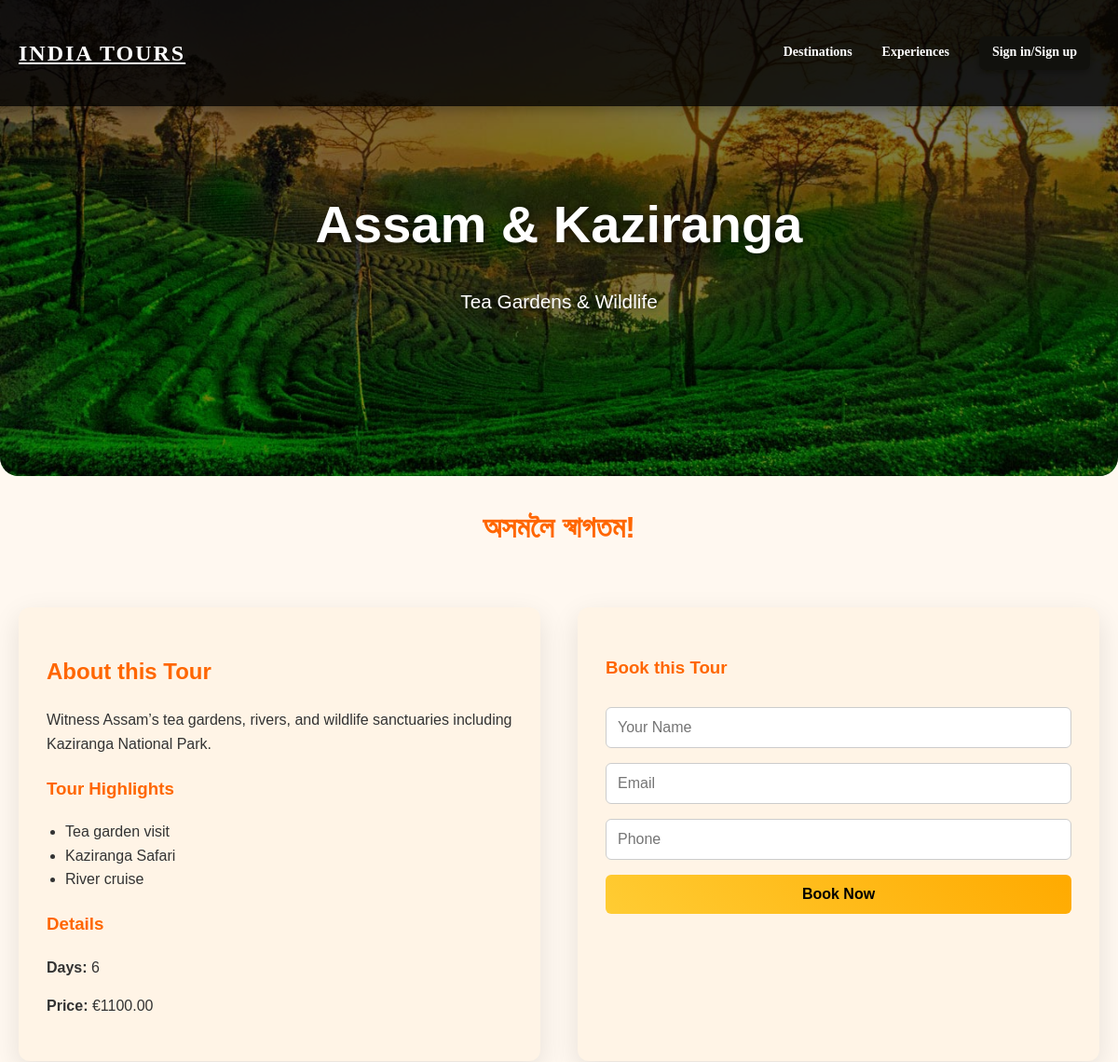
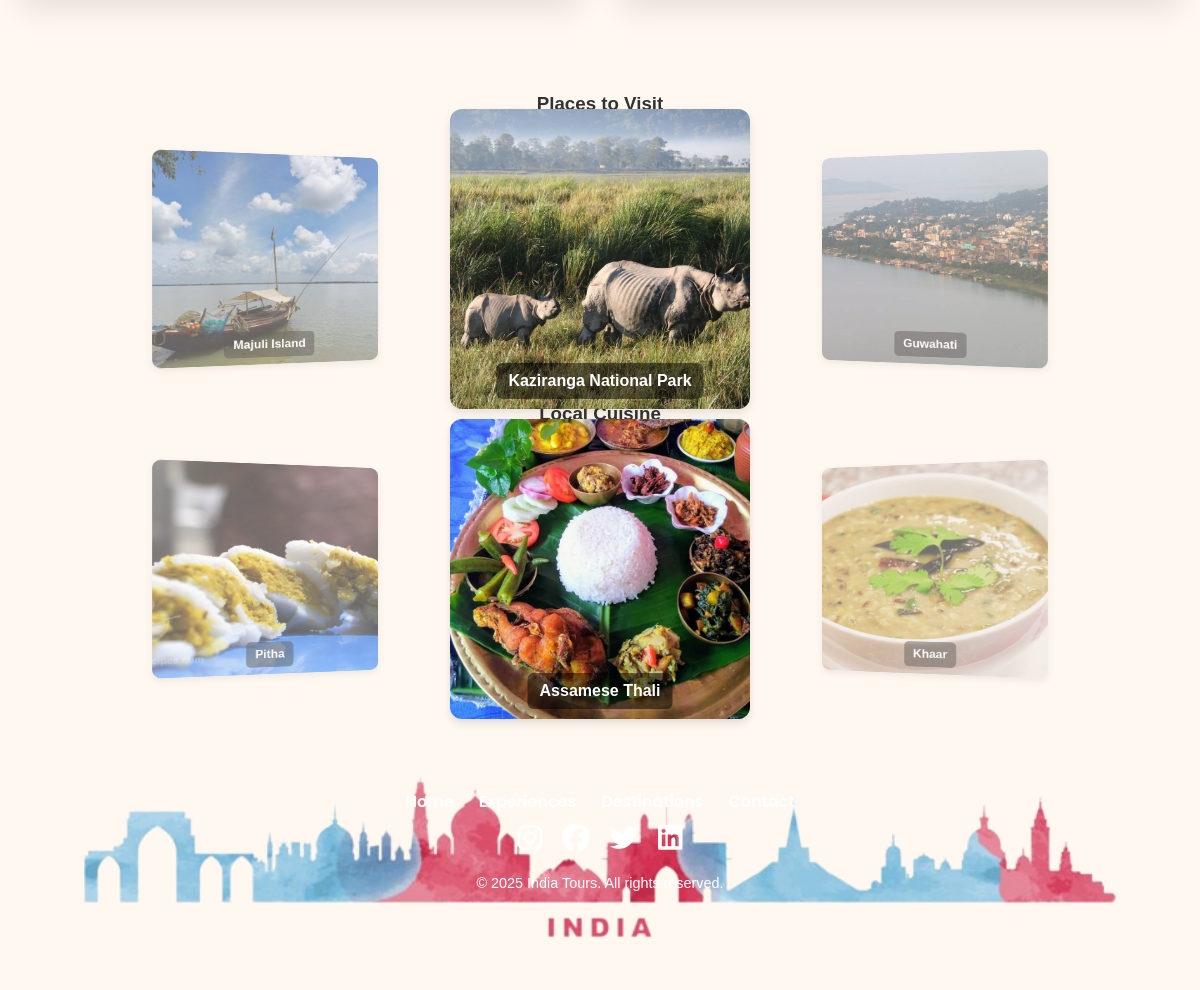
The app's page /place/5 with its own data (2 pictures, top to bottom).
### models.py (models this page shows)
class Tour(db.Model):
    id = db.Column(db.Integer, primary_key=True)
    title = db.Column(db.String(180), nullable=False)
    subtitle = db.Column(db.String(200), nullable=True)
    description = db.Column(db.Text, nullable=False)
    days = db.Column(db.Integer, default=3)
    img = db.Column(db.String(200), default="thumb-osaka.jpg", nullable=True)
    price = db.Column(db.Float, default=0.0)
    created_at = db.Column(db.DateTime, default=datetime.utcnow)
    highlights = db.Column(db.PickleType, default=[])
    places_to_visit = db.Column(db.PickleType, default=[])
    cuisine = db.Column(db.PickleType, default=[])
    history = db.Column(db.Text, nullable=True)
    gallery = db.Column(db.PickleType, default=[])
    welcome_msg = db.Column(db.String(300), default="Welcome!", nullable=True)
    hotels = db.relationship("Hotel", backref="tour", lazy=True)

### views/routes.py (the view)
@views_bp.route("/place/<int:tour_id>")
def place(tour_id):
    tour = Tour.query.get_or_404(tour_id)
    return render_template("place.html", tour=tour)

### templates/place.html (shortened to what this page needs)
{% extends "base.html" %}
{% block content %}
<section class="hero-section">
    <div class="hero-content">
        <h1>{{ tour.title }}</h1>
        <p>{{ tour.subtitle }}</p>
    </div>
</section>
<div id="welcome-msg">{{ tour.welcome_msg }}</div>
<div class="container tour-info">
    <div class="tour-info-left">
        <h2>About this Tour</h2>
        <p>{{ tour.description }}</p>
        {% if tour.highlights %}
        <h3>Tour Highlights</h3>
        <ul>
            {% for highlight in tour.highlights %}
            <li>{{ highlight }}</li>
            {% endfor %}
        </ul>
        {% endif %}
        <h3>Details</h3>
        <p><strong>Days:</strong> {{ tour.days }}</p>
        <p><strong>Price:</strong> €{{ "%.2f"|format(tour.price) }}</p>
    </div>
    <div class="tour-info-right">
        <h3>Book this Tour</h3>
        <form onsubmit="return submitPlaceBooking(event)">
            <input id="place_name" placeholder="Your Name" required>
            <input id="place_email" placeholder="Email">
            <input id="place_phone" placeholder="Phone">
            <button type="submit">Book Now</button>
        </form>
    </div>
</div>
{% if tour.places_to_visit %}
<h3 style="text-align:center;">Places to Visit</h3>
<div class="carousel-3d" id="places-carousel">
    {% for img in tour.gallery %}
    <div class="carousel-slide{% if loop.index0 == 0 %} active{% endif %}">
        <img src="{{ url_for('static', filename='images/' ~ img) }}" alt="Place Image">
        <div class="carousel-caption">{{ tour.places_to_visit[loop.index0] }}</div>
    </div>
    {% endfor %}
</div>
{% endif %}
{% if tour.cuisine %}
<h3 style="text-align:center;">Local Cuisine</h3>
<div class="carousel-3d" id="cuisine-carousel">
    {% for food in tour.cuisine %}
    <div class="carousel-slide{% if loop.index0 == 0 %} active{% endif %}">
        <img src="{{ url_for('static', filename='images/' ~ tour.img.split('.')[0] ~ '_food' ~ loop.index ~ '.jpg') }}" alt="Cuisine Image {{ loop.index }}">
        <div class="carousel-caption">{{ food }}</div>
    </div>
    {% endfor %}
</div>
{% endif %}
{% endblock %}

### static/css/style.css (style rules this page uses)
:root { --container: 1100px; --dark: #000000; --light: #ffffff; --gold: #11110d; }
* { box-sizing: border-box; transition: all 0.3s ease; }
body { font-family: "Helvetica Neue", Arial, sans-serif; margin: 0; color: var(--dark); background: linear-gradient(to bottom, #fdf6e3); }

### records on screen
Tour: title "Assam & Kaziranga", subtitle "Tea Gardens & Wildlife", welcome_msg "অসমলৈ স্বাগতম!", description "Witness Assam’s tea gardens, rivers, and wildlife sanctuaries including Kaziranga National Park.", days "6", price "1100.00", places_to_visit "Kaziranga National Park" "Guwahati" "Majuli Island"

### other values on screen
{{ highlight }} "Tea garden visit" "Kaziranga Safari" "River cruise"
{{ food }} "Assamese Thali" "Khaar" "Pitha"
{{ current_year if current_year is defined else 2025 }} "2025"
